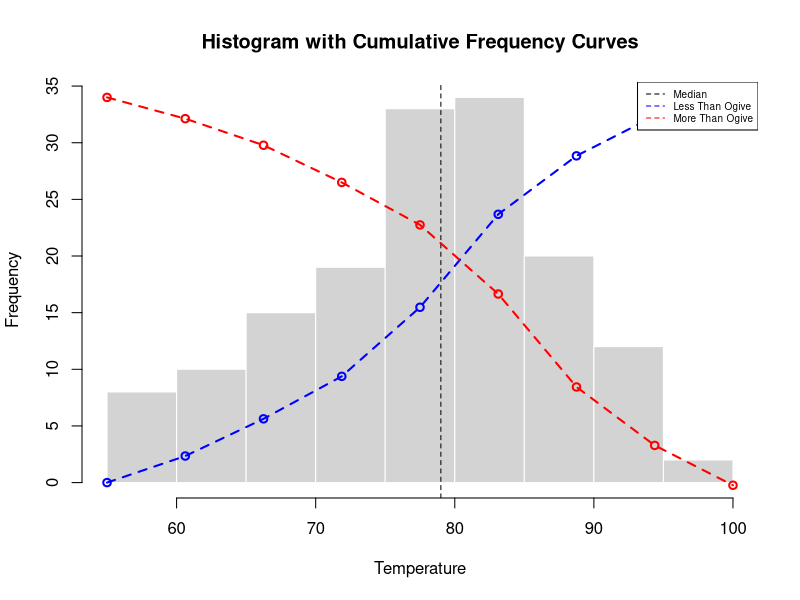
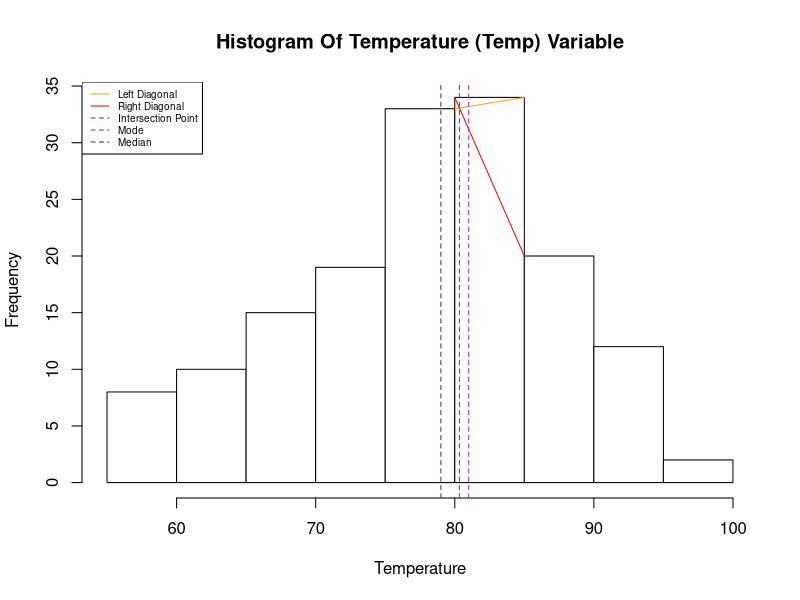
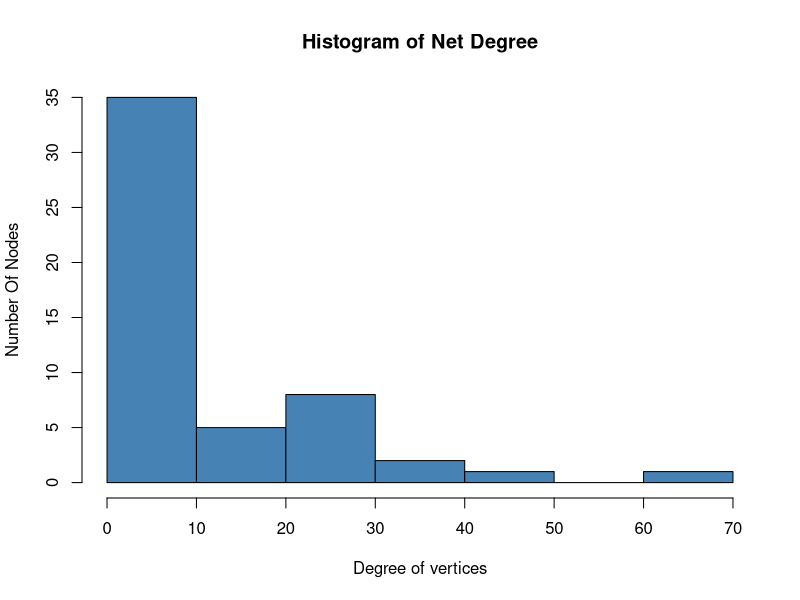
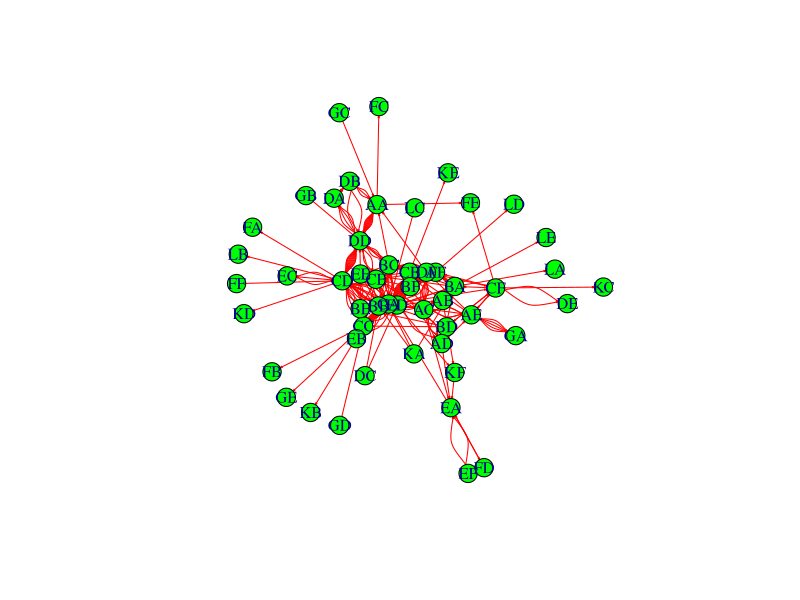
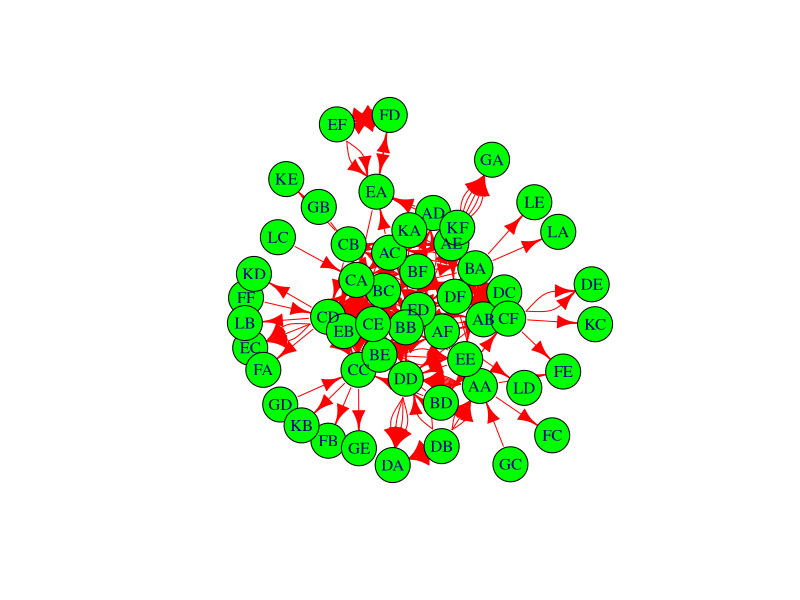
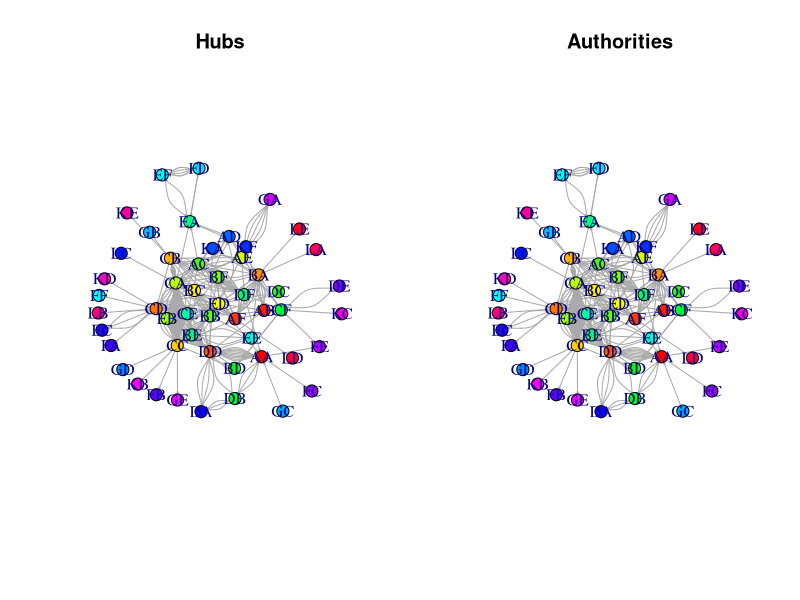
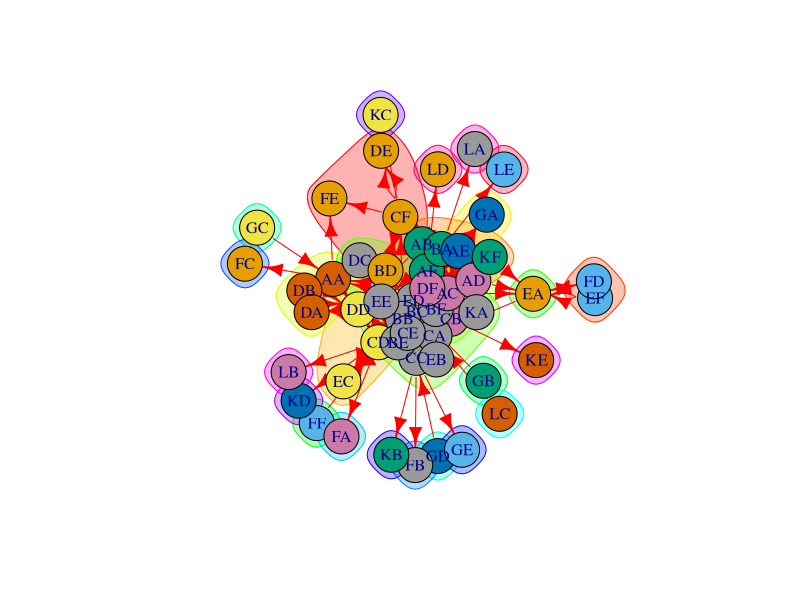

The R script that drew these images, in order:

# Work 1: Use “airquality” data of R and locate median of “Temp” variable graphically

# Determine the class intervals using a statistical rule, such as Sturges' rule
intervals <- ceiling(log2(length(airquality$Temp)) + 1)

# Create class intervals using cut() function
temp_intervals <- cut(airquality$Temp, breaks = intervals)


# Get the frequencies in each class interval
temp_freq <- table(temp_intervals)
# Calculate cumulative frequencies for each interval
cum_freq_more_than <- cumsum(temp_freq)
cum_freq_less_than <- rev(cumsum(rev(temp_freq)))
cum_freq_more_than


h <- hist(airquality$Temp, breaks = intervals, main = "Histogram with Cumulative Frequency Curves",
          xlab = "Temperature", ylab = "Frequency", border = "white")
abline(v = median(airquality$Temp), col = 'black', lty = 2, xlim = c(50, 110))
par(new=TRUE)
with (h, {plot(cum_freq_more_than, col = "blue", type = "o", lwd = 2, lty = 2, axes = FALSE,
               xlab = "", ylab = "")
  lines(cum_freq_less_than, type = "o", col = "red", lwd = 2, lty = 2)
})
# Add legend
legend("topright", legend = c("Median", "Less Than Ogive", "More Than Ogive"),
       col = c("black", "blue", "red"), lty = c(2, 2, 2), cex=0.6)


# Work 2: Use “airquality” data of R and locate mode of “Temp” variable graphically

# Histogram of Temperature (Temp) variable
my_histogram <- hist(airquality$Temp,
                     main = "Histogram Of Temperature (Temp) Variable",
                     xlab = "Temperature",
                     ylab = "Frequency",
                     col = 'white')

# Find the location of the highest bar
max_bar_my_histogram <- which.max(my_histogram$counts)

# Get the leftmost and rightmost values of the highest bar
max__left_value_my_histogram <- my_histogram$breaks[max_bar_my_histogram]
max__right_value_my_histogram <- my_histogram$breaks[max_bar_my_histogram + 1]

# Get the highest count value
max_value_hist <- my_histogram$counts[max_bar_my_histogram]

# Get the locations of the left and right adjacent bars
loc_left_adj <- max_bar_my_histogram - 1
loc_right_adj <- max_bar_my_histogram + 1

# Get the rightmost frequency count value for the left adjacent bar and the leftmost frequency count value for the right adjacent bar
left_adj_bar_rightmost_count <- my_histogram$counts[loc_left_adj]
right_adj_bar_leftmost_count <- my_histogram$counts[loc_right_adj]

# Calculate the slopes for the left and right diagonals
slope_1 <- (max_value_hist - left_adj_bar_rightmost_count) / (max__right_value_my_histogram - max__left_value_my_histogram)
slope_2 <- (right_adj_bar_leftmost_count - max_value_hist) / (max__right_value_my_histogram - max__left_value_my_histogram)

# Calculate the equations of the left and right diagonals
eqn_1_line1 <- paste("y -", left_adj_bar_rightmost_count, "=", slope_1, "(x -", max__left_value_my_histogram, ")", sep="")
eqn_2_line2 <- paste("y -", max_value_hist, "=", slope_2, "(x -", max__left_value_my_histogram, ")", sep="")

# Calculate the constants for the left and right diagonals
constants_1 <- left_adj_bar_rightmost_count - slope_1 * max__left_value_my_histogram
constants_2 <- max_value_hist - slope_2 * max__left_value_my_histogram

# Calculate the intersection point
x_intersect <- (constants_2 - constants_1) / (slope_1 - slope_2)
y_intersect <- slope_1 * x_intersect + constants_1

# Draw the diagonals and the intersection point
segments(max__right_value_my_histogram, max_value_hist, max__left_value_my_histogram, left_adj_bar_rightmost_count, col = "orange")
segments(max__left_value_my_histogram, max_value_hist, max__right_value_my_histogram, right_adj_bar_leftmost_count, col = "red")
abline(v = x_intersect, col = 'brown', lty = 2)

calculate_mode <- function(x) {
  unique_values <- unique(x)
  frequencies <- tabulate(match(x, unique_values))
  mode <- unique_values[which.max(frequencies)]
  return(mode)
}

# Calculate and draw the mode and median
mode <- calculate_mode(airquality$Temp)
abline(v = mode, col = 'purple', lty = 2)
median_temp <- median(airquality$Temp)
abline(v = median_temp, col = '#543533', lty = 2)

# Add legend
legend('topleft', legend = c("Left Diagonal", "Right Diagonal", "Intersection Point", "Mode", "Median"),
       col = c("orange", "red", "brown", 'purple', "#543533"), lty =c(1,1,2,2,2), cex = 0.6)


# Work 3

library(igraph)
library(readr)

# load the data from the current workspace in the object sna then 
sna <- read.csv('sna.csv')
head(sna)

# since selecting first and column from the dataframe
sna <- sna[,1:2]
head(sna)

# now saving network graph data object “net” with directed = T argument
net <- graph_from_data_frame(sna, directed = TRUE)
net


# check number of the vertices, edges. degree of the 'net' and interpret the carefully

# number of vertices
vcount(net)

# number of edges
ecount(net)

## degree
degree(net)

# create histogram of net degree and interpret it carefully
hist(degree(net), main = "Histogram of Net Degree",
     xlab = "Degree of vertices", ylab = "Number Of Nodes",
     col = 'steelblue')

# Interpretation: The histogram shows the distribution of vertex degrees in the network.
# Most nodes have a degree between 0 and 10, indicating that they are connected to a small number of other nodes. 
# There are fewer nodes with higher degrees, indicating that there are some nodes that serve as hubs or connectors within the network.
# Get network diagram of “net” and interpret it carefully


plot(net, edge.size = 15, edge.color = 'red',
     vertex.size = 10, vertex.color = 'green',edge.arrow.size = 0.1 )

# Interpretation: The network diagram shows the connections between nodes in the network. 
# Nodes are represented as circles (vertices), and edges between them represent connections. 
# The size and color of vertices and edges can be adjusted for better visualization. 
# Here, edges are in red, and vertices are in green.


# Get network diagram of “net” with kamada.kawai layout and interpret it carefully
plot(net, edge.size = 10, edge.color = 'red',
     vertex.size = 20, vertex.color = 'green',
     layout = layout.kamada.kawai)

# Interpretation: The Kamada-Kawai layout algorithm positions the nodes in the graph based on the strength of 
# their connections. Nodes that are more closely connected are placed closer together, while nodes with weaker 
# connections are positioned farther apart. This layout can help reveal the overall structure and 
# clustering of the network.


# Get hubs using hubs score and interpret it carefully
# Get hubs using hubs score and interpret it carefully
hubs <- hub_score(net)$vector
hubs

# Interpretation: The hubs scores represent the centrality of each node in the network, 
# indicating how important or central each node is in terms of connecting to other nodes. 
# Higher hub scores suggest nodes that act as hubs or connectors within the network.


# Get authority using authority score and interpret it carefully
authority <- authority_score(net)$vector
authority

# lets plot 2 network diagram side by side
# with 1 row and 2 column
#
# plot for hubs
par(mfrow=c(1, 2))
set.seed(123)
plot(net,
     vertex.size=10, 
     main = "Hubs",
     vertex.color = rainbow(52),
     edge.arrow.size=0.1,
     layout = layout.kamada.kawai)

# plot for authorities
plot(net,
     vertex.size=10, 
     main = "Authorities",
     vertex.color = rainbow(52),
     edge.arrow.size=0.1,
     layout = layout.kamada.kawai)


# Interpretation: The authority scores represent the level of expertise or influence of each node in the network. 
# Nodes with higher authority scores are considered more authoritative or influential within the network.
# Get community using the a special network diagram parameter and interpret it carefully

# Perform community detection using Louvain method
communities <- cluster_walktrap(net)
communities

# Get the membership vector indicating which community each node belongs to
membership <- membership(communities)
membership

# Plot the network with communities highlighted
par(mfrow=c(1, 1))
plot(communities, net, edge.size = 10, edge.color = 'red', vertex.size = 20, vertex.color = 'green')


# Interpretation
# The plot will display the network with nodes colored according to their community membership.
# Nodes belonging to the same community will have the same color, helping to visually identify distinct
# communities within the network.
# You can also get information about the communities themselves
# Number of communities
num_communities <- length(communities)
num_communities

# Sizes of communities
community_sizes <- sizes(communities)
community_sizes

# Average modularity of the partition
modularity <- modularity(communities)
modularity

# Interpretation
# The number of communities gives you an idea of how fragmented or cohesive the network is. 
# Larger networks may naturally have more communities.
# Community sizes indicate the distribution of nodes among the communities. 
# You might have some dominant communities and some smaller ones.
# Modularity measures how well the network is divided into communities. 
# Higher modularity values indicate a better division, with nodes more densely connected within communities and sparsely connected between communities.



